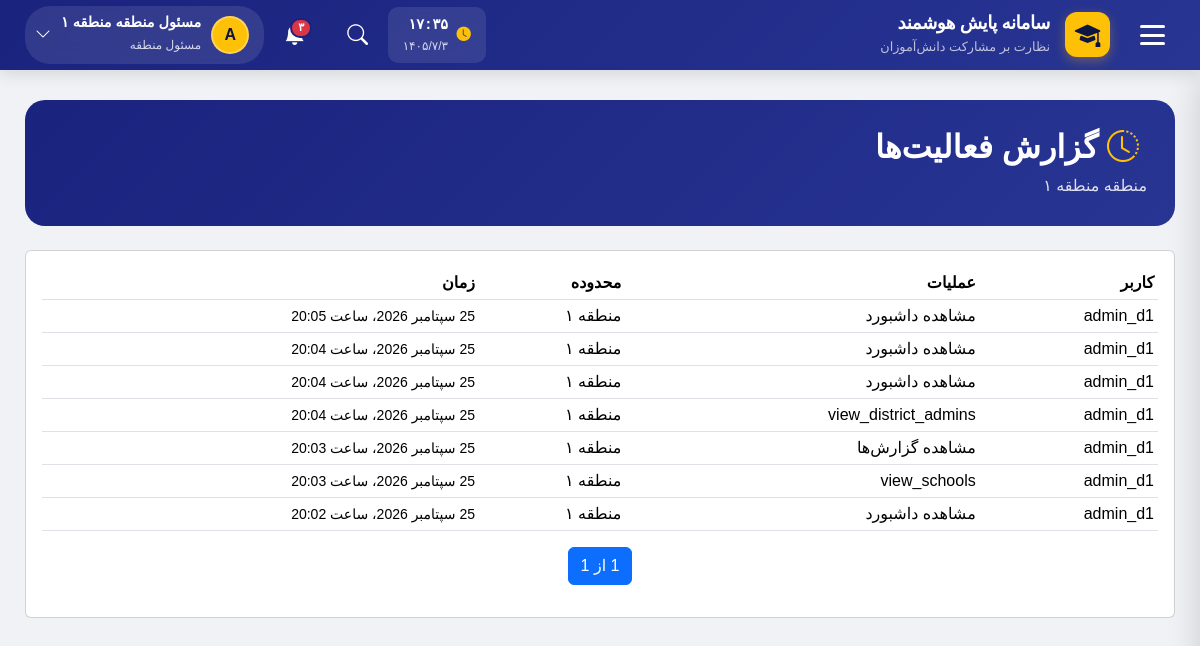
/district/audit/ (signed in), run on the app's committed database.
### accounts/models.py (models this page shows, shortened)
class User(AbstractUser):
    ROLE_CHOICES = (
        ('student', 'دانش آموز'),
        ('teacher', 'معلم'),
        ('assistant', 'معاون'),
        ('principal', 'مدیر مدرسه'),
        ('district_admin', 'مسئول منطقه'),
        ('county_admin', 'مسئول شهرستان'),
        ('province_admin', 'مسئول استان'),
        ('country_admin', 'مسئول کشور'),
    )
    role = models.CharField(max_length=20, choices=ROLE_CHOICES, default='student')
    national_id = models.CharField(
        max_length=10, unique=True, null=True, blank=True,
        verbose_name="کد ملی"
    )
    province = models.ForeignKey(
        'national.Province',
        on_delete=models.SET_NULL,
        null=True, blank=True,
        related_name='admin_users',
        verbose_name="استان اختصاصی (برای مسئول استانی)"
    )
    district = models.ForeignKey(
        'national.District',
        on_delete=models.SET_NULL,
        null=True, blank=True,
        related_name='admin_users',
        verbose_name="منطقه اختصاصی (برای مسئول منطقه)"
    )
    class Meta:
        verbose_name = "کاربر"
        verbose_name_plural = "کاربران"

### national/models.py (models this page shows, shortened)
class District(models.Model):
    province = models.ForeignKey(
        Province, on_delete=models.CASCADE,
        related_name='districts', verbose_name="استان"
    )
    name = models.CharField(max_length=100, verbose_name="نام منطقه")
    code = models.CharField(max_length=20, blank=True, verbose_name="کد منطقه")
    is_active = models.BooleanField(default=True, verbose_name="فعال")
    created_at = models.DateTimeField(auto_now_add=True)
    class Meta:
        verbose_name = "منطقه آموزشی"
        verbose_name_plural = "مناطق آموزشی"
        ordering = ['province', 'name']
        unique_together = ('province', 'name')

class NationalAuditLog(models.Model):
    ACTION_CHOICES = (
        ('view_dashboard', 'مشاهده داشبورد'),
        ('view_province', 'مشاهده استان'),
        ('view_district', 'مشاهده منطقه'),
        ('view_school', 'مشاهده مدرسه'),
        ('view_reports', 'مشاهده گزارش‌ها'),
        ('export_data', 'خروجی داده'),
        ('update_policy', 'به‌روزرسانی سیاست'),
        ('view_api', 'استفاده از API'),
    )
    user = models.ForeignKey(
        settings.AUTH_USER_MODEL, on_delete=models.CASCADE,
        related_name='national_audit_logs', verbose_name="کاربر"
    )
    action = models.CharField(
        max_length=50, choices=ACTION_CHOICES, verbose_name="عملیات"
    )
    scope = models.CharField(
        max_length=20, default='national', verbose_name="محدوده"
    )
    scope_id = models.IntegerField(null=True, blank=True, verbose_name="شناسه محدوده")
    scope_name = models.CharField(
        max_length=200, blank=True, default='', verbose_name="نام محدوده"
    )
    details = models.JSONField(
        default=dict, blank=True, verbose_name="جزئیات"
    )
    ip_address = models.GenericIPAddressField(
        null=True, blank=True, verbose_name="آدرس IP"
    )
    created_at = models.DateTimeField(auto_now_add=True, verbose_name="زمان")
    class Meta:
        verbose_name = "لاگ عملیات کشوری"
        verbose_name_plural = "لاگ‌های عملیات کشوری"
        ordering = ['-created_at']

### district/views.py (the view)
# urls.py: path('audit/', views.district_audit_log, name='audit_log'),
@district_admin_required
def district_audit_log(request):
    scope, service = _build_context(request)
    from national.models import NationalAuditLog
    logs = NationalAuditLog.objects.filter(
        scope='district',
        scope_id=scope.district_id,
    ).order_by('-created_at')
    paginator = Paginator(logs, 50)
    page = request.GET.get('page')
    logs_page = paginator.get_page(page)
    context = {
        'title': 'گزارش فعالیت‌ها',
        'district': scope.district,
        'logs': logs_page,
    }
    return render(request, 'district/audit_log.html', context)

### district/views.py (called while the page is built)
def _build_context(request):
    try:
        scope = DistrictScope(request.user)
    except ScopeViolationError as e:
        raise Http404(str(e))
    service = DistrictAnalyticsService(scope)
    return scope, service

### district/templates/district/audit_log.html (shortened to what this page needs)
{% extends 'base.html' %}
{% block content %}
<div style="background:linear-gradient(135deg,#1a237e,#283593);color:#fff;
    border-radius:20px;padding:28px;margin-bottom:24px;">
    <h2 style="margin:0;font-weight:900;">
        <i class="bi bi-clock-history me-2" style="color:#ffc107;"></i> گزارش فعالیت‌ها
    </h2>
    <p style="margin:8px 0 0;opacity:.85;">منطقه {{ district.name }}</p>
</div>
<div class="card">
    <div class="card-body">
        {% if logs %}
        <div class="table-responsive">
            <table class="table table-sm table-hover">
                <thead><tr>
                    <th>کاربر</th><th>عملیات</th><th>محدوده</th><th>زمان</th>
                </tr></thead>
                <tbody>
                    {% for log in logs %}
                    <tr>
                        <td>{{ log.user.username }}</td>
                        <td>{{ log.get_action_display }}</td>
                        <td>{{ log.scope_name }}</td>
                        <td><small>{{ log.created_at }}</small></td>
                    </tr>
                    {% endfor %}
                </tbody>
            </table>
        </div>
        <nav>
            <ul class="pagination justify-content-center">
                <li class="page-item active">
                    <span class="page-link">{{ logs.number }} از {{ logs.paginator.num_pages }}</span>
                </li>
            </ul>
        </nav>
        {% else %}
        <div class="text-center text-muted py-5">
            <p>فعالیتی ثبت نشده است.</p>
        </div>
        {% endif %}
    </div>
</div>
{% endblock %}

### templates/base.html (shortened to what this page needs)
{% load django_bootstrap5 %}
<!DOCTYPE html>
<html lang="fa" dir="rtl">
<head>
    {% bootstrap_css %}
    <link rel="stylesheet" href="https://cdn.jsdelivr.net/npm/bootstrap-icons@1.11.1/font/bootstrap-icons.css">
    <link href="https://cdn.jsdelivr.net/gh/rastikerdar/vazirmatn@v33.003/Vazirmatn-font-face.css" rel="stylesheet" />
</head>
<body>
    <header class="main-header">
        <button class="hamburger-btn" id="menuToggle" title="منوی اصلی">
            <div class="hamburger-icon">
                <span></span>
                <span></span>
                <span></span>
            </div>
        </button>
        <a href="{% url 'dashboard:home' %}" class="header-brand">
            <div class="brand-icon">
                <i class="bi bi-mortarboard-fill"></i>
            </div>
            <div class="brand-text">
                <h5>سامانه پایش هوشمند</h5>
                <small>نظارت بر مشارکت دانش‌آموزان</small>
            </div>
        </a>
        <div class="header-actions">
            <div class="header-clock" id="headerClock">
                <i class="bi bi-clock-fill"></i>
                <div>
                    <div class="clock-time">--:--</div>
                    <div class="clock-date">--/--/--</div>
                </div>
            </div>
            <div class="header-search">
                <button class="search-toggle" id="searchToggle">
                    <i class="bi bi-search"></i>
                </button>
            </div>
            <div style="position: relative;">
                <button class="header-action-btn" id="notificationToggle">
                    <span class="badge-notification">۳</span>
                </button>
            </div>
            <div class="user-dropdown">
                <button class="user-menu-btn" id="userMenuToggle">
                    <div class="user-avatar">
                        {{ user.username|first|upper }}
                    </div>
                    <div class="user-info">
                        <span class="name">{{ user.get_full_name|default:user.username }}</span>
                        <span class="role">{{ user.get_role_display }}</span>
                    </div>
                    <i class="bi bi-chevron-down"></i>
                </button>
            </div>
        </div>
    </header>
    <main class="main-content">
        {% block content %}
        {% endblock %}
    </main>
</body>
</html>

### data on the page
User: username|first "A", get_full_name "مسئول منطقه منطقه ۱", role "مسئول منطقه"
District: name "منطقه ۱"
NationalAuditLog: user.username "admin_d1", action "مشاهده داشبورد", scope_name "منطقه ۱", created_at "25 سپتامبر 2026، ساعت 20:05"
NationalAuditLog: user.username "admin_d1", action "مشاهده داشبورد", scope_name "منطقه ۱", created_at "25 سپتامبر 2026، ساعت 20:04"
NationalAuditLog: user.username "admin_d1", action "مشاهده داشبورد", scope_name "منطقه ۱", created_at "25 سپتامبر 2026، ساعت 20:04"
NationalAuditLog: user.username "admin_d1", action "view_district_admins", scope_name "منطقه ۱", created_at "25 سپتامبر 2026، ساعت 20:04"
NationalAuditLog: user.username "admin_d1", action "مشاهده گزارش‌ها", scope_name "منطقه ۱", created_at "25 سپتامبر 2026، ساعت 20:03"
NationalAuditLog: user.username "admin_d1", action "view_schools", scope_name "منطقه ۱", created_at "25 سپتامبر 2026، ساعت 20:03"
NationalAuditLog: user.username "admin_d1", action "مشاهده داشبورد", scope_name "منطقه ۱", created_at "25 سپتامبر 2026، ساعت 20:02"

### other printed values
{{ logs.paginator.num_pages }} "1"
